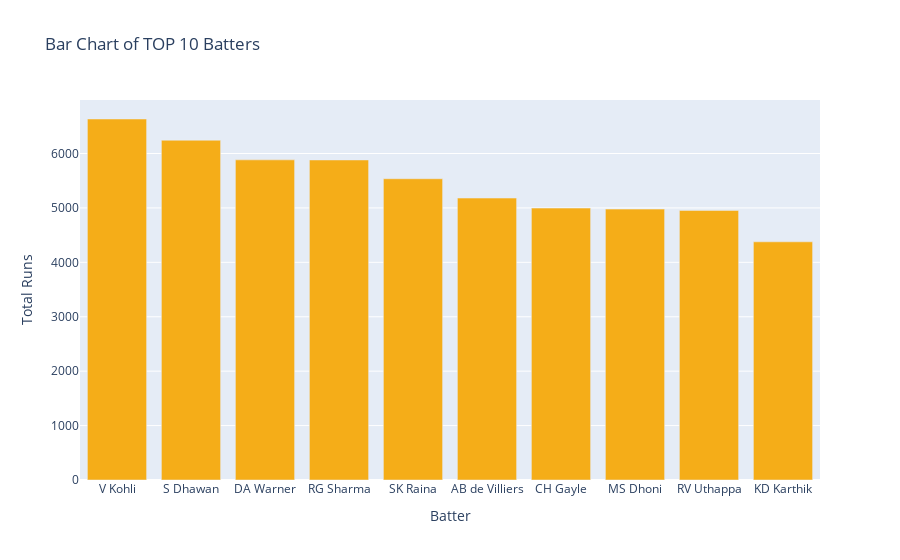

Source (notebook cell):
### Code cell
bar_trace = go.Bar(x=top10_runs_summary['batter'],
                   y=top10_runs_summary['batsman_run'],
                   marker={'color' : '#F5AD18'},
                   name='TOP10')
data = [bar_trace]
layout = go.Layout(title='Bar Chart of TOP 10 Batters',
                   xaxis={'title' : 'Batter'},
                   yaxis={'title' : 'Total Runs'})
fig = go.Figure(data=data, layout=layout)
fig.show()

### Figure 1 — Plotly figure (JSON) as saved in the notebook; plotly's stock layout.template omitted (floating-point values rounded to 4 significant figures)
{"data": [{"marker": {"color": "#F5AD18"}, "name": "TOP10", "type": "bar", "x": ["V Kohli", "S Dhawan", "DA Warner", "RG Sharma", "SK Raina", "AB de Villiers", "CH Gayle", "MS Dhoni", "RV Uthappa", "KD Karthik"], "y": [6634, 6244, 5883, 5881, 5536, 5181, 4997, 4978, 4954, 4377]}], "layout": {"title": {"text": "Bar Chart of TOP 10 Batters"}, "xaxis": {"title": {"text": "Batter"}}, "yaxis": {"title": {"text": "Total Runs"}}}}
